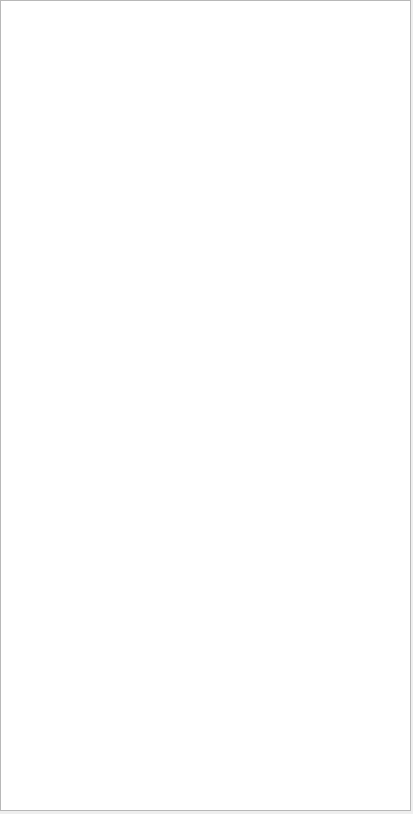
<?xml version="1.0" encoding="UTF-8"?>
<ui version="4.0">
 <class>Dialog</class>
 <widget class="QDialog" name="Dialog">
  <property name="geometry">
   <rect>
    <x>0</x>
    <y>0</y>
    <width>413</width>
    <height>814</height>
   </rect>
  </property>
  <property name="sizePolicy">
   <sizepolicy hsizetype="Fixed" vsizetype="Preferred">
    <horstretch>0</horstretch>
    <verstretch>0</verstretch>
   </sizepolicy>
  </property>
  <property name="windowTitle">
   <string>Dialog</string>
  </property>
  <widget class="QGraphicsView" name="graphicsView">
   <property name="geometry">
    <rect>
     <x>0</x>
     <y>0</y>
     <width>411</width>
     <height>811</height>
    </rect>
   </property>
   <property name="verticalScrollBarPolicy">
    <enum>Qt::ScrollBarAsNeeded</enum>
   </property>
   <property name="horizontalScrollBarPolicy">
    <enum>Qt::ScrollBarAlwaysOff</enum>
   </property>
   <property name="sizeAdjustPolicy">
    <enum>QAbstractScrollArea::AdjustToContentsOnFirstShow</enum>
   </property>
  </widget>
 </widget>
 <resources/>
 <connections/>
</ui>
